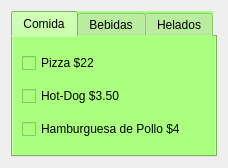
<?xml version="1.0" encoding="UTF-8"?>
<ui version="4.0">
 <class>Dialog</class>
 <widget class="QDialog" name="Dialog">
  <property name="geometry">
   <rect>
    <x>0</x>
    <y>0</y>
    <width>228</width>
    <height>161</height>
   </rect>
  </property>
  <property name="windowTitle">
   <string>Dialog</string>
  </property>
  <layout class="QHBoxLayout" name="horizontalLayout">
   <item>
    <widget class="QTabWidget" name="tabWidget">
     <property name="styleSheet">
      <string notr="true">background-color: rgb(170, 255, 127);
font: 10pt &quot;MS Shell Dlg 2&quot;;</string>
     </property>
     <property name="locale">
      <locale language="Spanish" country="Ecuador"/>
     </property>
     <property name="currentIndex">
      <number>0</number>
     </property>
     <widget class="QWidget" name="tab">
      <attribute name="title">
       <string>Comida</string>
      </attribute>
      <layout class="QHBoxLayout" name="horizontalLayout_2">
       <item>
        <layout class="QGridLayout" name="gridLayout">
         <item row="0" column="0">
          <widget class="QCheckBox" name="checkBox">
           <property name="text">
            <string>Pizza $22</string>
           </property>
          </widget>
         </item>
         <item row="2" column="0">
          <widget class="QCheckBox" name="checkBox_3">
           <property name="text">
            <string>Hamburguesa de Pollo $4</string>
           </property>
          </widget>
         </item>
         <item row="1" column="0">
          <widget class="QCheckBox" name="checkBox_2">
           <property name="text">
            <string>Hot-Dog $3.50</string>
           </property>
          </widget>
         </item>
        </layout>
       </item>
      </layout>
     </widget>
     <widget class="QWidget" name="tab_2">
      <attribute name="title">
       <string>Bebidas</string>
      </attribute>
      <layout class="QHBoxLayout" name="horizontalLayout_3">
       <item>
        <layout class="QGridLayout" name="gridLayout_4">
         <item row="2" column="0">
          <widget class="QCheckBox" name="checkBox_17">
           <property name="text">
            <string>Cerveza $2.50</string>
           </property>
          </widget>
         </item>
         <item row="1" column="0">
          <widget class="QCheckBox" name="checkBox_16">
           <property name="text">
            <string>Gaseosas $2</string>
           </property>
          </widget>
         </item>
         <item row="0" column="0">
          <widget class="QCheckBox" name="checkBox_15">
           <property name="text">
            <string>Agua $1.50</string>
           </property>
          </widget>
         </item>
        </layout>
       </item>
      </layout>
     </widget>
     <widget class="QWidget" name="tab_3">
      <attribute name="title">
       <string>Helados</string>
      </attribute>
      <layout class="QHBoxLayout" name="horizontalLayout_4">
       <item>
        <layout class="QGridLayout" name="gridLayout_3">
         <item row="0" column="0">
          <widget class="QCheckBox" name="checkBox_4">
           <property name="text">
            <string>Vainilla $2</string>
           </property>
          </widget>
         </item>
         <item row="1" column="0">
          <widget class="QCheckBox" name="checkBox_5">
           <property name="text">
            <string>Frutilla $2.50</string>
           </property>
          </widget>
         </item>
         <item row="2" column="0">
          <widget class="QCheckBox" name="checkBox_6">
           <property name="text">
            <string>Piña $2.75</string>
           </property>
          </widget>
         </item>
         <item row="3" column="0">
          <widget class="QCheckBox" name="checkBox_7">
           <property name="text">
            <string>Chocolate $2.25</string>
           </property>
          </widget>
         </item>
        </layout>
       </item>
      </layout>
     </widget>
    </widget>
   </item>
  </layout>
 </widget>
 <resources/>
 <connections/>
</ui>
